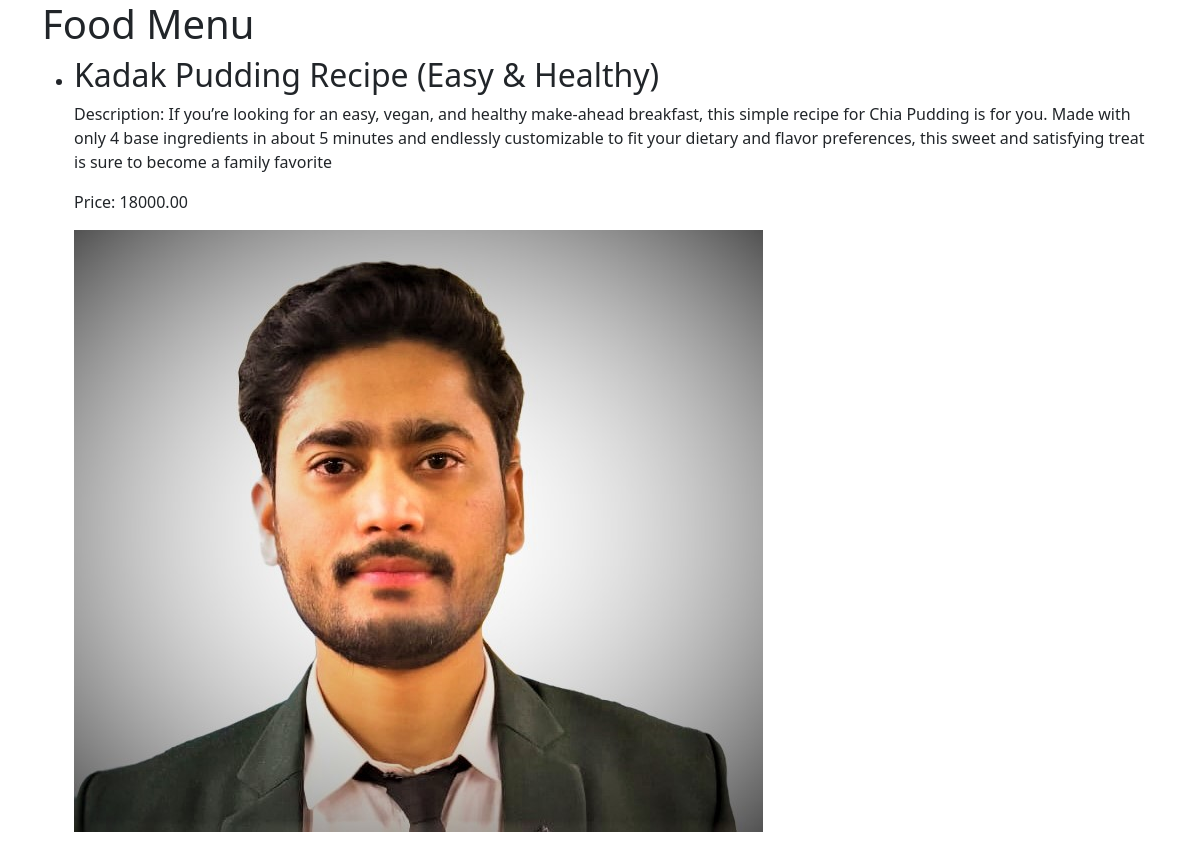
The app's page /menu/ with its own data.
### menu/models.py (models this page shows, shortened)
class FoodItems(models.Model):
    name=models.CharField(max_length=100)
    description=models.TextField()
    price=models.DecimalField(max_digits=8,decimal_places=2)
    image=models.ImageField(upload_to='FoodItems')

### menu/views.py (the view)
# urls.py: path('menu/', food_list, name="food_list"),
def food_list(request):
    food_Items=FoodItems.objects.all()
    return render(request, "food_list.html", context={"food_Items":food_Items})

### menu/templates/food_list.html (shortened to what this page needs)
<!DOCTYPE html>
<html lang="en">
<head>
    <link href="https://cdn.jsdelivr.net/npm/bootstrap@5.3.1/dist/css/bootstrap.min.css" rel="stylesheet">
</head>
<body>
    <div class="container">
        <h1>Food Menu</h1>
        <ul>
            {% for food_item in food_Items %}
            <li>
                <h2>{{ food_item.name }}</h2>
                <p>Description: {{ food_item.description }}</p>
                <p>Price: {{ food_item.price }}</p>
                <img src="{{ food_item.image.url }}" alt="{{ food_item.name }}">
            </li>
            {% endfor %}
        </ul>
    </div>
</body>
</html>

### records on screen
FoodItems: name "Kadak Pudding Recipe (Easy & Healthy)", description "If you’re looking for an easy, vegan, and healthy make-ahead breakfast, this simple recipe for Chia Pudding is for you. Made with only 4 base ingredients in about 5 minutes and endlessly customizable to fit your dietary and flavor preferences, this sweet and satisfying treat is sure to become a family favorite", price "18000.00", image (picture)
